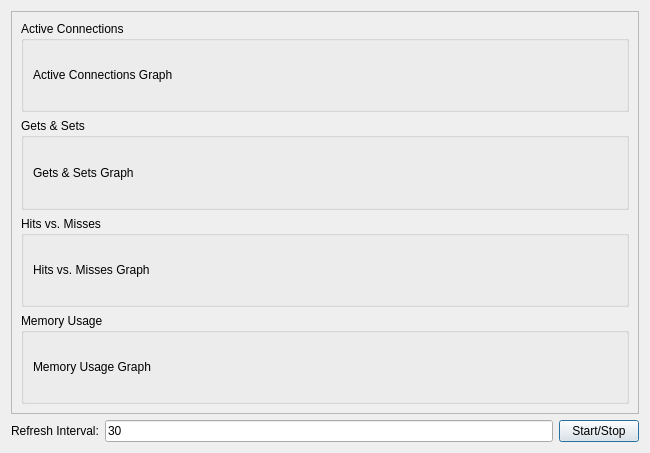
<ui version="4.0" >
 <class>liveStatsDialog</class>
 <widget class="QDialog" name="liveStatsDialog" >
  <property name="geometry" >
   <rect>
    <x>0</x>
    <y>0</y>
    <width>650</width>
    <height>453</height>
   </rect>
  </property>
  <property name="windowTitle" >
   <string>Live Stats</string>
  </property>
  <layout class="QVBoxLayout" name="verticalLayout" >
   <item>
    <widget class="QScrollArea" name="scrollArea" >
     <property name="widgetResizable" >
      <bool>true</bool>
     </property>
     <widget class="QWidget" name="scrollAreaWidgetContents" >
      <property name="geometry" >
       <rect>
        <x>0</x>
        <y>0</y>
        <width>628</width>
        <height>395</height>
       </rect>
      </property>
      <layout class="QVBoxLayout" name="verticalLayout_4" >
       <item>
        <widget class="QGroupBox" name="gbConnections" >
         <property name="title" >
          <string>Active Connections</string>
         </property>
         <layout class="QVBoxLayout" name="verticalLayout_3" >
          <item>
           <widget class="QLabel" name="lblConnectionsGraph" >
            <property name="text" >
             <string>Active Connections Graph</string>
            </property>
           </widget>
          </item>
         </layout>
        </widget>
       </item>
       <item>
        <widget class="QGroupBox" name="gbGetsSets" >
         <property name="title" >
          <string>Gets &amp;&amp; Sets</string>
         </property>
         <layout class="QVBoxLayout" name="verticalLayout_5" >
          <item>
           <widget class="QLabel" name="lblGetsGraph" >
            <property name="text" >
             <string>Gets &amp; Sets Graph</string>
            </property>
           </widget>
          </item>
         </layout>
        </widget>
       </item>
       <item>
        <widget class="QGroupBox" name="gbHitsMisses" >
         <property name="title" >
          <string>Hits vs. Misses</string>
         </property>
         <layout class="QVBoxLayout" name="verticalLayout_7" >
          <item>
           <widget class="QLabel" name="lblHitsMissesGraph" >
            <property name="text" >
             <string>Hits vs. Misses Graph</string>
            </property>
           </widget>
          </item>
         </layout>
        </widget>
       </item>
       <item>
        <widget class="QGroupBox" name="gbMemoryUsage" >
         <property name="title" >
          <string>Memory Usage</string>
         </property>
         <layout class="QVBoxLayout" name="verticalLayout_2" >
          <item>
           <widget class="QLabel" name="lblMemoryUsage" >
            <property name="text" >
             <string>Memory Usage Graph</string>
            </property>
           </widget>
          </item>
         </layout>
        </widget>
       </item>
      </layout>
     </widget>
    </widget>
   </item>
   <item>
    <layout class="QHBoxLayout" name="horizontalLayout" >
     <item>
      <widget class="QLabel" name="lblIntervalTxt" >
       <property name="text" >
        <string>Refresh Interval:</string>
       </property>
      </widget>
     </item>
     <item>
      <widget class="QLineEdit" name="txtInterval" >
       <property name="text" >
        <string>30</string>
       </property>
      </widget>
     </item>
     <item>
      <widget class="QPushButton" name="btnStartStop" >
       <property name="text" >
        <string>Start/Stop</string>
       </property>
      </widget>
     </item>
    </layout>
   </item>
  </layout>
 </widget>
 <resources/>
 <connections/>
</ui>
